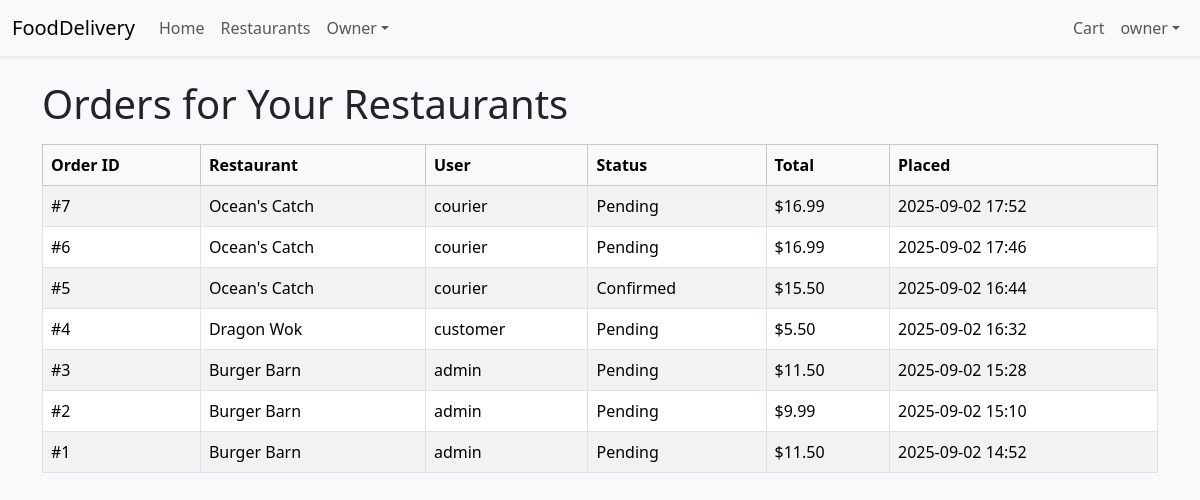
Before: /orders/owner/ (signed in) with the older database file.
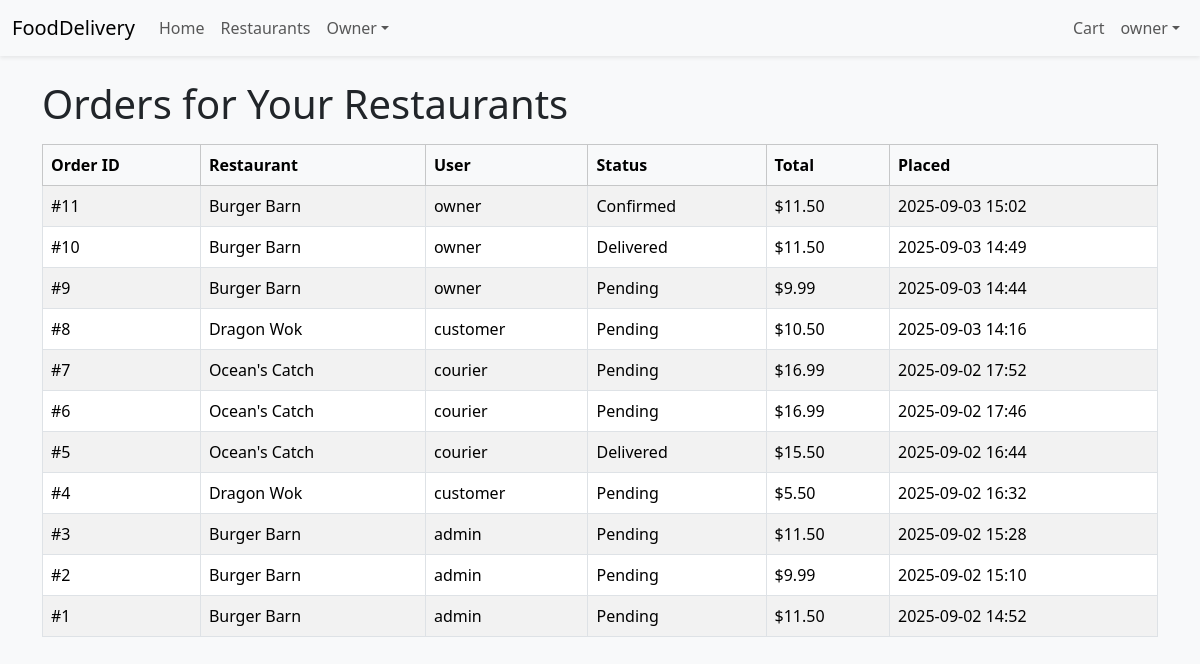
After: the same page with the newer database file.
### accounts/models.py (models this page shows, shortened)
class User(AbstractUser):
    ROLE_CUSTOMER = 'customer'
    ROLE_COURIER = 'courier'
    ROLE_OWNER = 'owner'
    ROLE_ADMIN = 'admin'
    ROLE_CHOICES: list[tuple[str, str]] = [
        (ROLE_CUSTOMER, 'Customer'),
        (ROLE_COURIER, 'Courier'),
        (ROLE_OWNER, 'Owner'),
        (ROLE_ADMIN, 'Administrator'),
    ]
    role = models.CharField(
        max_length=20,
        choices=ROLE_CHOICES,
        default=ROLE_CUSTOMER,
        help_text='Designates the role of the user in the platform.'
    )
    def is_courier(self) -> bool:
        return self.role == self.ROLE_COURIER
    def is_owner(self) -> bool:
        return self.role == self.ROLE_OWNER
    def is_admin(self) -> bool:
        return self.role == self.ROLE_ADMIN or self.is_superuser

### orders/models.py (models this page shows, shortened)
class Order(models.Model):
    STATUS_PENDING = 'pending'
    STATUS_CONFIRMED = 'confirmed'
    STATUS_PICKED_UP = 'picked_up'
    STATUS_CANCELED = 'canceled'
    STATUS_DELIVERED = 'delivered'
    STATUS_CHOICES: list[tuple[str, str]] = [
        (STATUS_PENDING, 'Pending'),
        (STATUS_CONFIRMED, 'Confirmed'),
        (STATUS_PICKED_UP, 'Picked up'),
        (STATUS_DELIVERED, 'Delivered'),
        (STATUS_CANCELED, 'Canceled'),
    ]
    user = models.ForeignKey(
        settings.AUTH_USER_MODEL,
        on_delete=models.CASCADE,
        related_name='orders',
        help_text='The customer who placed the order',
    )
    restaurant = models.ForeignKey(
        Restaurant,
        on_delete=models.CASCADE,
        related_name='orders',
        help_text='Restaurant that will fulfil the order',
    )
    courier = models.ForeignKey(
        settings.AUTH_USER_MODEL,
        on_delete=models.SET_NULL,
        related_name='deliveries',
        null=True,
        blank=True,
        help_text='Courier assigned to deliver the order',
    )
    status = models.CharField(
        max_length=20,
        choices=STATUS_CHOICES,
        default=STATUS_PENDING,
        help_text='Current status of the order',
    )
    subtotal = models.DecimalField(
        max_digits=10,
        decimal_places=2,
        default=Decimal('0.00'),
        help_text='Sum of line totals before delivery fees',
    )
    delivery_fee = models.DecimalField(
        max_digits=10,
        decimal_places=2,
        default=Decimal('0.00'),
        help_text='Delivery fee applied to the order',
    )
    total = models.DecimalField(
        max_digits=10,
        decimal_places=2,
        default=Decimal('0.00'),
        help_text='Grand total including fees',
    )
    created_at = models.DateTimeField(auto_now_add=True)
    updated_at = models.DateTimeField(auto_now=True)
    class Meta:
        ordering = ['-created_at']

### restaurants/models.py (models this page shows, shortened)
class Restaurant(models.Model):
    name = models.CharField(max_length=255)
    description = models.TextField(blank=True)
    address = models.CharField(max_length=255, blank=True)
    image = models.ImageField(upload_to='restaurants/', blank=True, null=True)
    open_hours = models.CharField(max_length=255, blank=True)
    category = models.CharField(max_length=100, blank=True)
    is_open = models.BooleanField(default=True)
    owner = models.ForeignKey(
        settings.AUTH_USER_MODEL,
        on_delete=models.CASCADE,
        related_name='owned_restaurants',
        help_text='The owner of this restaurant',
    )
    created_at = models.DateTimeField(auto_now_add=True)
    updated_at = models.DateTimeField(auto_now=True)
    class Meta:
        ordering = ['name']

### orders/views.py (the view)
# urls.py: path('owner/', OwnerOrdersView.as_view(), name='owner_orders'),
class OwnerOrdersView(LoginRequiredMixin, View):
    template_name = 'orders/order_list.html'
    def dispatch(self, request: HttpRequest, *args, **kwargs) -> HttpResponse:
        if not request.user.is_authenticated or not request.user.is_owner():
            raise PermissionDenied('You do not have access to owner orders.')
        return super().dispatch(request, *args, **kwargs)
    def get(self, request: HttpRequest) -> HttpResponse:
        orders = (
            Order.objects.filter(restaurant__owner=request.user)
            .select_related('restaurant', 'user')
        )
        return render(request, self.template_name, {'orders': orders, 'owner_mode': True})

### core/context_processors.py (called while the page is built)
def stripe_public_key(request):
    return {
        'STRIPE_PUBLIC_KEY': getattr(settings, 'STRIPE_PUBLIC_KEY', '')
    }

### templates/orders/order_list.html (shortened to what this page needs)
{% extends 'base.html' %}
{% block content %}
<div class="container">
  {% if owner_mode %}
    <h1 class="mb-3">Orders for Your Restaurants</h1>
  {% elif courier_mode %}
    <h1 class="mb-3">Orders to Deliver</h1>
  {% else %}
    <h1 class="mb-3">My Orders</h1>
  {% endif %}
  {% if orders %}
    <table class="table table-striped table-bordered">
      <thead class="table-light">
        <tr>
          <th>Order ID</th>
          <th>Restaurant</th>
          <th>User</th>
          <th>Status</th>
          <th>Total</th>
          <th>Placed</th>
        </tr>
      </thead>
      <tbody>
        {% for order in orders %}
          <tr>
            <td>#{{ order.id }}</td>
            <td>{{ order.restaurant.name }}</td>
            <td>{{ order.user.username }}</td>
            <td>{{ order.get_status_display }}</td>
            <td>${{ order.total }}</td>
            <td>{{ order.created_at|date:'Y-m-d H:i' }}</td>
          </tr>
        {% endfor %}
      </tbody>
    </table>
  {% else %}
    <p>No orders found.</p>
  {% endif %}
</div>
{% endblock %}

### templates/base.html (shortened to what this page needs)
{% load static %}
<!DOCTYPE html>
<html lang="en">
<head>
  <link href="https://cdn.jsdelivr.net/npm/bootstrap@5.3.2/dist/css/bootstrap.min.css" rel="stylesheet">
  <link rel="stylesheet" href="{% static 'css/styles.css' %}">
  <link rel="stylesheet" href="https://cdn.jsdelivr.net/npm/bootstrap-icons@1.10.5/font/bootstrap-icons.css">
</head>
<body>
<nav class="navbar navbar-expand-lg navbar-light bg-light shadow-sm">
  <div class="container-fluid">
    <a class="navbar-brand" href="{% url 'home' %}">FoodDelivery</a>
    <div class="collapse navbar-collapse" id="navbarSupportedContent">
      <ul class="navbar-nav me-auto mb-2 mb-lg-0">
        <li class="nav-item"><a class="nav-link" href="{% url 'home' %}">Home</a></li>
        <li class="nav-item"><a class="nav-link" href="{% url 'restaurants:list' %}">Restaurants</a></li>
        {% if user.is_authenticated %}
          {% if user.is_owner %}
            <li class="nav-item dropdown">
              <a class="nav-link dropdown-toggle" href="#" id="ownerMenu" role="button" data-bs-toggle="dropdown"
                 aria-expanded="false">Owner</a>
            </li>
          {% endif %}
        {% endif %}
      </ul>
      <ul class="navbar-nav mb-2 mb-lg-0">
        {% if user.is_authenticated %}
          <li class="nav-item"><a class="nav-link" href="{% url 'orders:cart' %}">Cart</a></li>
          <li class="nav-item dropdown">
            <a class="nav-link dropdown-toggle" href="#" id="userMenu" role="button" data-bs-toggle="dropdown"
               aria-expanded="false">{{ user.get_full_name|default:user.username }}</a>
          </li>
        {% else %}
          <li class="nav-item"><a class="nav-link" href="{% url 'accounts:login' %}">Login</a></li>
          <li class="nav-item"><a class="nav-link" href="{% url 'accounts:register' %}">Register</a></li>
        {% endif %}
      </ul>
    </div>
  </div>
</nav>
<main class="py-4">
  {% block content %}{% endblock %}
</main>
</body>
</html>

### static/css/styles.css (style rules this page uses)
body { background-color: #f8f9fa; }
main { min-height: 80vh; }

Changed rows visible on the page:
added Order: id "11", restaurant.name "Burger Barn", user.username "owner", status "Confirmed", total "11.50", created_at "2025-09-03 15:02"
added Order: id "10", restaurant.name "Burger Barn", user.username "owner", status "Delivered", total "11.50", created_at "2025-09-03 14:49"
added Order: id "9", restaurant.name "Burger Barn", user.username "owner", status "Pending", total "9.99", created_at "2025-09-03 14:44"
added Order: id "8", restaurant.name "Dragon Wok", user.username "customer", status "Pending", total "10.50", created_at "2025-09-03 14:16"
changed Order id 5: status "Confirmed" → "Delivered"
